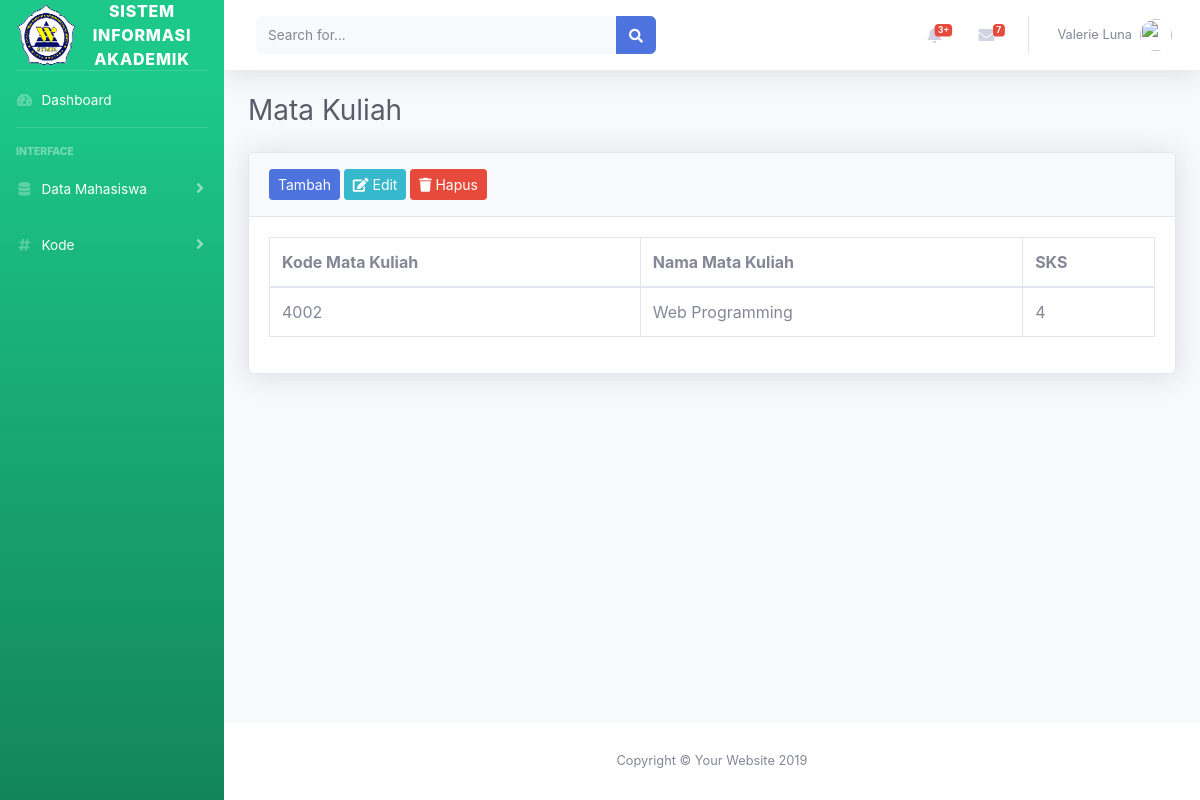
Screenshot of /?page=matakuliah with the database file from the repository.
### tables this page shows
CREATE TABLE `matakuliah` (
  `kd_mataKuliah` int(4) NOT NULL,
  `nm_mataKuliah` varchar(20) NOT NULL,
  `sks` int(1) NOT NULL
);

### views/matakuliah.php (the view, shortened to what this page needs)
<?php
include ('config/koneksi.php');
?>
<h1 class="h3 mb-4 text-gray-800">Mata Kuliah</h1>
<div class="card shadow mb-4">
	<div class="card-header py-3">
		<h6 class="m-0 font-weight-bold text-primary">
			<button type="button" class="btn btn-primary btn-sm" data-toggle="modal" data-target="#tambahProduct">
			Tambah
			</button>
			<button class="btn btn-info btn-sm"> <i class="fa fa-edit"></i> Edit </button>
			<button class="btn btn-danger btn-sm"> <i class="fa fa-trash"></i> Hapus </button>
		</h6>
	</div>
	<div class="card-body">
		<div class="table-responsive">
			<table class="table table-bordered" id="dataTable" width="100%" cellspacing="0">
				<thead>
					<tr>
						<th>Kode Mata Kuliah</th>
						<th>Nama Mata Kuliah </th>
						<th>SKS</th>
					</tr>
				</thead>
				<tbody>
				<?php
						$result = $koneksi->query('SELECT * FROM `matakuliah`');
						while ($row = $result->fetch(PDO::FETCH_OBJ)) {
					echo "<tr>";
						echo "<td>$row->kd_mataKuliah</td>";
						echo "<td>$row->nm_mataKuliah</td>";
						echo "<td>$row->sks</td>";
						}
						?>
					</tr>
				</tbody>
			</table>
		</div>
	</div>
</div>

### rows the page displays
matakuliah: kd_mataKuliah "4002", nm_mataKuliah "Web Programming", sks "4"
